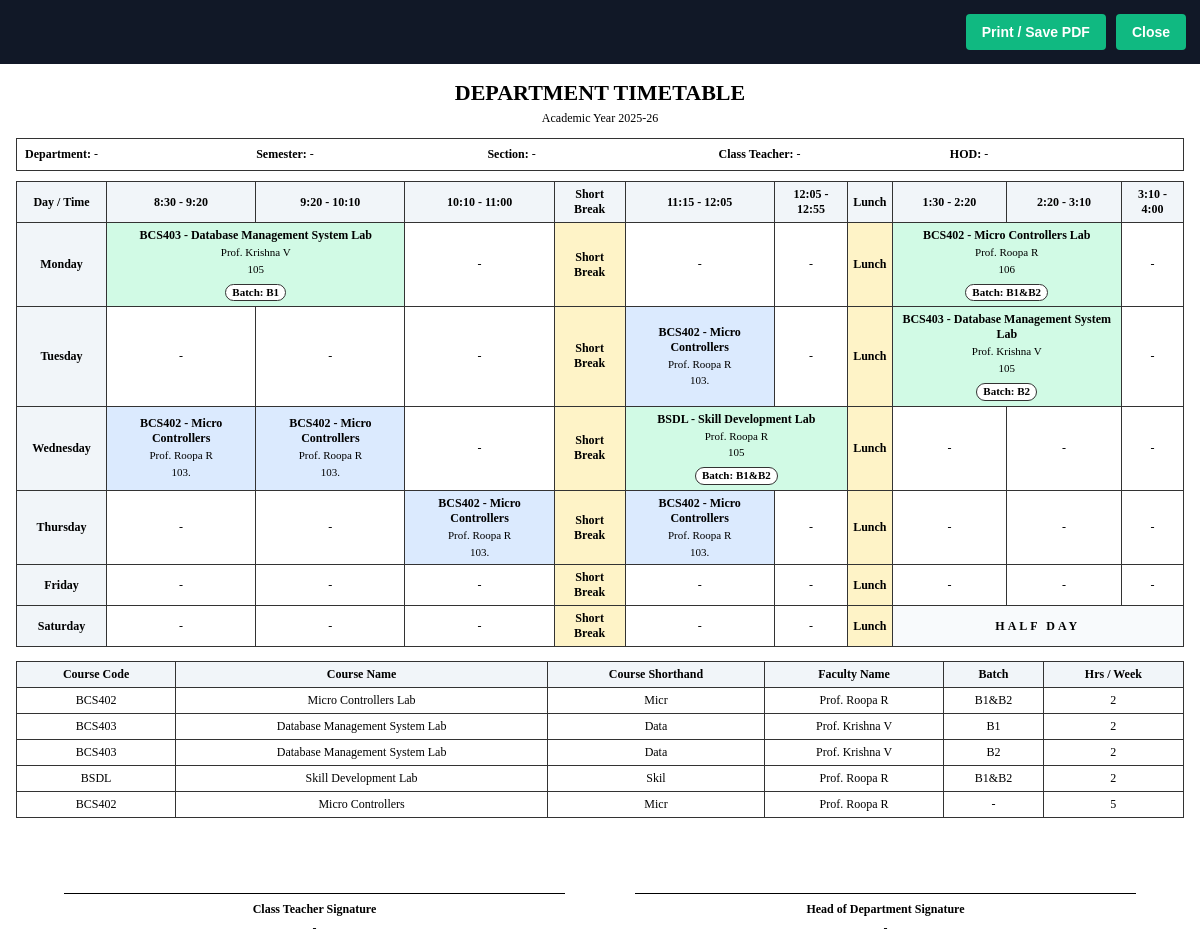
/timetable/print?faculty_id=3, run on the app's committed database.
### models.py (models this page shows)
class Subject(db.Model):
    __tablename__ = 'subjects'
    id = db.Column(db.Integer, primary_key=True)
    code = db.Column(db.String(20), nullable=False)
    name = db.Column(db.String(100), nullable=False)
    subject_type = db.Column(db.String(20), nullable=False) # Theory, Core Lab, Integrated Lab
    department_id = db.Column(db.Integer, db.ForeignKey('departments.id'), nullable=False)

class Faculty(db.Model):
    __tablename__ = 'faculty'
    id = db.Column(db.Integer, primary_key=True)
    name = db.Column(db.String(100), nullable=False)
    home_department_id = db.Column(db.Integer, db.ForeignKey('departments.id'), nullable=False)
    max_hours_per_day = db.Column(db.Integer, default=6)
    capability = db.Column(db.String(20), default='Both') # Theory, Lab, Both
    is_interdepartmental = db.Column(db.Boolean, default=False)
    home_department = db.relationship('Department', backref='faculty_members')

class Room(db.Model):
    __tablename__ = 'rooms'
    id = db.Column(db.Integer, primary_key=True)
    name = db.Column(db.String(50), nullable=False)
    room_type = db.Column(db.String(20), nullable=False) # Lab, Theory
    department_id = db.Column(db.Integer, db.ForeignKey('departments.id'), nullable=True)
    department = db.relationship('Department')

class Schedule(db.Model):
    __tablename__ = 'schedules'
    id = db.Column(db.Integer, primary_key=True)
    schedule_type = db.Column(db.String(10), nullable=False) # 'Lab', 'Theory'
    subject_id = db.Column(db.Integer, db.ForeignKey('subjects.id'), nullable=False)
    faculty_id = db.Column(db.Integer, db.ForeignKey('faculty.id'), nullable=False)
    asst_faculty_id = db.Column(db.Integer, db.ForeignKey('faculty.id'), nullable=True)
    room_id = db.Column(db.Integer, db.ForeignKey('rooms.id'), nullable=False)
    day = db.Column(db.String(20), nullable=False)
    slot_index = db.Column(db.Integer, nullable=False) # 0 to N slots per day
    duration_slots = db.Column(db.Integer, default=1) # 1 for theory, 2 for integrated, 3 for core
    semester = db.Column(db.Integer, nullable=False)
    section = db.Column(db.String(10), nullable=False)
    batch = db.Column(db.String(10), nullable=True)
    academic_year = db.Column(db.String(20), nullable=False, default='2025-26')
    subject = db.relationship('Subject')
    faculty = db.relationship('Faculty', foreign_keys=[faculty_id])
    room = db.relationship('Room')

### app.py (the view)
@app.route('/timetable/print', methods=['GET'])
def print_timetable():
    semester = request.args.get('semester')
    section = request.args.get('section')
    academic_year = request.args.get('academic_year') or '2025-26'
    faculty_id = request.args.get('faculty_id')
    department_id = request.args.get('department_id')
    class_teacher = request.args.get('class_teacher') or '-'
    hod = request.args.get('hod') or '-'
    query = Schedule.query
    if academic_year:
        query = query.filter_by(academic_year=academic_year)
    if semester:
        query = query.filter_by(semester=semester)
    if section:
        normalized_section = section.strip().lower()
        query = query.filter(or_(
            func.lower(func.trim(Schedule.section)) == normalized_section,
            func.lower(func.trim(Schedule.batch)) == normalized_section
        ))
    if faculty_id:
        query = query.filter(or_(
            Schedule.faculty_id == faculty_id,
            Schedule.asst_faculty_id == faculty_id
        ))
    if department_id:
        query = query.join(Subject).filter(Subject.department_id == department_id)
    schedules = []
    for schedule in query.all():
        schedules.append({
            "id": schedule.id,
            "type": schedule.schedule_type,
            "subject_code": schedule.subject.code,
            "subject_id": schedule.subject_id,
            "subject": schedule.subject.name,
            "faculty": schedule.faculty.name,
            "room": schedule.room.name,
            "day": schedule.day,
            "slot_index": schedule.slot_index,
            "duration": schedule.duration_slots,
            "semester": schedule.semester,
            "section": schedule.section,
            "academic_year": schedule.academic_year,
            "batch": schedule.batch
        })
    days = ['Monday', 'Tuesday', 'Wednesday', 'Thursday', 'Friday', 'Saturday']
    slot_labels = ['8:30 - 9:20', '9:20 - 10:10', '10:10 - 11:00', '11:15 - 12:05', '12:05 - 12:55', '1:30 - 2:20', '2:20 - 3:10', '3:10 - 4:00']
    grid_rows = []
    for day in days:
        starts = {}
        for item in schedules:
            if item["day"] != day:
                continue
            starts.setdefault(int(item["slot_index"]), []).append(item)
        row_cells = []
        skip = 0
        for slot_index in range(8):
            if skip:
                skip -= 1
                continue
            if slot_index == 3:
                row_cells.append({"kind": "break", "label": "Short Break", "colspan": 1})
            if slot_index == 5:
                row_cells.append({"kind": "break", "label": "Lunch", "colspan": 1})
            if day == 'Saturday' and slot_index == 5:
                row_cells.append({"kind": "half", "label": "HALF DAY", "colspan": 3})
                skip = 2
                continue
            schedule_group = starts.get(slot_index)
            if schedule_group:
                schedule_group.sort(key=lambda item: (item.get("batch") or "", item["subject_code"]))
                duration = max(int(item["duration"]) for item in schedule_group)
                row_cells.append({
                    "kind": "schedule",
                    "schedules": schedule_group,
                    "colspan": duration,
                    "is_lab": any("Lab" in item["type"] for item in schedule_group)
                })
                skip = duration - 1
            else:
                row_cells.append({"kind": "empty", "label": "-", "colspan": 1})
        grid_rows.append({"day": day, "cells": row_cells})
    summary = {}
    for schedule in schedules:
        key = f"{schedule['subject_id']}::{schedule['type']}::{schedule.get('batch') or ''}"
        if key not in summary:
            summary[key] = {
                "code": schedule["subject_code"],
                "name": schedule["subject"],
                "short": schedule["subject"][:4],
                "faculty": set(),
                "batch": schedule.get("batch") or "-",
                "hours": 0
            }
        summary[key]["faculty"].add(schedule["faculty"])
        summary[key]["hours"] += int(schedule["duration"])
    summary_rows = []
    for item in summary.values():
        summary_rows.append({
            "code": item["code"],
            "name": item["name"],
            "short": item["short"],
            "faculty": ", ".join(sorted(item["faculty"])),
            "batch": item["batch"],
            "hours": item["hours"]
        })
    department = Department.query.get(int(department_id)) if department_id else None
    return render_template(
        'timetable_print.html',
        days=days,
        slot_labels=slot_labels,
        grid_rows=grid_rows,
        summary_rows=summary_rows,
        department=department.name if department else '-',
        semester=semester or '-',
        section=section or '-',
        academic_year=academic_year,
        class_teacher=class_teacher,
        hod=hod,
        has_schedules=bool(schedules)
    )

### templates/timetable_print.html (shortened to what this page needs)
<!DOCTYPE html>
<html lang="en">
<head>
</head>
<body>
    <div class="print-actions">
        <button type="button" onclick="window.print()">Print / Save PDF</button>
        <button type="button" onclick="window.close()">Close</button>
    </div>
    <main class="page">
        <div class="print-header">
            <h1>Department Timetable</h1>
            <div>Academic Year {{ academic_year }}</div>
        </div>
        <section class="meta">
            <div><strong>Department:</strong> {{ department }}</div>
            <div><strong>Semester:</strong> {{ semester }}</div>
            <div><strong>Section:</strong> {{ section }}</div>
            <div><strong>Class Teacher:</strong> {{ class_teacher }}</div>
            <div><strong>HOD:</strong> {{ hod }}</div>
        </section>
        {% if has_schedules %}
            <table>
                <thead>
                    <tr>
                        <th>Day / Time</th>
                        <th>8:30 - 9:20</th>
                        <th>9:20 - 10:10</th>
                        <th>10:10 - 11:00</th>
                        <th>Short Break</th>
                        <th>11:15 - 12:05</th>
                        <th>12:05 - 12:55</th>
                        <th>Lunch</th>
                        <th>1:30 - 2:20</th>
                        <th>2:20 - 3:10</th>
                        <th>3:10 - 4:00</th>
                    </tr>
                </thead>
                <tbody>
                    {% for row in grid_rows %}
                        <tr>
                            <th class="day-cell">{{ row.day }}</th>
                            {% for cell in row.cells %}
                                {% if cell.kind == 'schedule' %}
                                    {% set schedules = cell.schedules if cell.schedules is defined else [cell.schedule] %}
                                    {% set is_lab_cell = cell.is_lab if cell.is_lab is defined else ('Lab' in cell.schedule.type) %}
                                    <td colspan="{{ cell.colspan }}" class="schedule-cell {{ 'cell-lab' if is_lab_cell else 'cell-theory' }}">
                                        {% for schedule in schedules %}
                                            <div class="stacked-schedule">
                                                <div class="subject">{{ schedule.subject_code }} - {{ schedule.subject }}</div>
                                                <div class="details">{{ schedule.faculty }}</div>
                                                <div class="details">{{ schedule.room }}</div>
                                                {% if schedule.batch %}
                                                    <div class="details"><span class="batch-line">Batch: {{ schedule.batch }}</span></div>
                                                {% endif %}
                                            </div>
                                        {% endfor %}
                                    </td>
                                {% elif cell.kind == 'break' %}
                                    <td class="break-cell">{{ cell.label }}</td>
                                {% elif cell.kind == 'half' %}
                                    <td colspan="{{ cell.colspan }}" class="half-cell">{{ cell.label }}</td>
                                {% else %}
                                    <td>{{ cell.label }}</td>
                                {% endif %}
                            {% endfor %}
                        </tr>
                    {% endfor %}
                </tbody>
            </table>
            <table class="summary">
                <thead>
                    <tr>
                        <th>Course Code</th>
                        <th>Course Name</th>
                        <th>Course Shorthand</th>
                        <th>Faculty Name</th>
                        <th>Batch</th>
                        <th>Hrs / Week</th>
                    </tr>
                </thead>
                <tbody>
                    {% for item in summary_rows %}
                        <tr>
                            <td>{{ item.code }}</td>
                            <td>{{ item.name }}</td>
                            <td>{{ item.short }}</td>
                            <td>{{ item.faculty }}</td>
                            <td>{{ item.batch }}</td>
                            <td>{{ item.hours }}</td>
                        </tr>
                    {% endfor %}
                </tbody>
            </table>
            <section class="signature-panel">
                <div class="signature-box">
                    <div class="signature-line"></div>
                    Class Teacher Signature
                    <span>{{ class_teacher }}</span>
                </div>
                <div class="signature-box">
                    <div class="signature-line"></div>
                    Head of Department Signature
                    <span>{{ hod }}</span>
                </div>
            </section>
        {% else %}
            <div class="empty-note">No timetable found for this selection.</div>
        {% endif %}
    </main>
</body>
</html>

### templates/timetable_print.html (style rules this page uses)
* { box-sizing: border-box; }
body { margin: 0; background: #ffffff; color: #000000; font-family: "Times New Roman", Times, serif; font-size: 12px; }
.print-actions { display: flex; justify-content: flex-end; gap: 10px; padding: 14px; background: #111827; }
.print-actions button { border: 0; border-radius: 4px; padding: 10px 16px; background: #10b981; color: #ffffff; font: 700 14px Arial, sans-serif; cursor: pointer; }
.page { padding: 16px; }
.print-header { text-align: center; margin-bottom: 12px; }
.print-header h1 { margin: 0 0 5px; font-size: 22px; text-transform: uppercase; }
.meta { display: grid; grid-template-columns: repeat(5, 1fr); gap: 6px; margin-bottom: 10px; border: 1px solid #333333; padding: 8px; }
.meta div { min-width: 0; }
table { width: 100%; border-collapse: collapse; page-break-inside: avoid; }
th, td { border: 1px solid #333333; padding: 5px; text-align: center; vertical-align: middle; }
th { background: #f1f5f9; font-weight: 700; }
.day-cell { width: 90px; font-weight: 700; }
.schedule-cell { min-width: 95px; line-height: 1.25; }
.cell-lab { background: #d1fae5; }
.cell-theory { background: #dbeafe; }
.break-cell { background: #fef3c7; font-weight: 700; }
.half-cell { background: #f8fafc; font-weight: 700; letter-spacing: 3px; }
.subject { font-weight: 700; }
.details { margin-top: 3px; font-size: 11px; }
.batch-line { display: inline-block; margin-top: 4px; padding: 1px 6px; border: 1px solid #333333; border-radius: 999px; font-weight: 700; background: #ffffff; }
.summary { margin-top: 14px; }
.signature-panel { display: grid; grid-template-columns: 1fr 1fr; gap: 70px; margin-top: 36px; padding: 0 48px; }
.signature-line { border-bottom: 1.5px solid #000000; height: 40px; margin-bottom: 8px; }
.signature-box { text-align: center; font-weight: 700; }
.signature-box span { display: block; margin-top: 4px; font-weight: 400; }

### data on the page
Subject: subject_code "BCS403" "BCS403", subject "Database Management System Lab" "Database Management System Lab", code "BCS403" "BCS403", name "Database Management System Lab" "Database Management System Lab"
Faculty: faculty "Prof. Krishna V" "Prof. Krishna V", faculty "Prof. Krishna V" "Prof. Krishna V"
Room: room "105" "105" "105"
Schedule: batch "B1", batch "B1"
Subject: subject_code "BCS402", subject "Micro Controllers Lab", code "BCS402", name "Micro Controllers Lab"
Faculty: faculty "Prof. Roopa R" "Prof. Roopa R" "Prof. Roopa R" "Prof. Roopa R" "Prof. Roopa R" "Prof. Roopa R" "Prof. Roopa R", faculty "Prof. Roopa R" "Prof. Roopa R" "Prof. Roopa R"
Room: room "106"
Schedule: batch "B1&B2", batch "B1&B2"
Subject: subject_code "BCS402" "BCS402" "BCS402" "BCS402" "BCS402", subject "Micro Controllers" "Micro Controllers" "Micro Controllers" "Micro Controllers" "Micro Controllers", code "BCS402", name "Micro Controllers"
Room: room "103." "103." "103." "103." "103."
Schedule: batch "B2", batch "B2"
Subject: subject_code "BSDL", subject "Skill Development Lab", code "BSDL", name "Skill Development Lab"
Schedule: batch "B1&B2", batch "B1&B2"

### other printed values
{{ academic_year }} "2025-26"
{{ department }} "-"
{{ semester }} "-"
{{ section }} "-"
{{ class_teacher }} "-"
{{ hod }} "-"
{{ row.day }} "Monday" "Tuesday" "Wednesday" "Thursday" "Friday" "Saturday"
{{ cell.label }} "-" "-" "-" "-" "-" "-" "-" "-" "-" "-" "-" "-" "-" "-" "-" "-" "-" "-" "-" "-" "-" "-" "-" "-" "-" "-" "-" "-" "-" "-" "-" "-"
{{ cell.label }} "Short Break" "Lunch" "Short Break" "Lunch" "Short Break" "Lunch" "Short Break" "Lunch" "Short Break" "Lunch" "Short Break" "Lunch"
{{ cell.label }} "HALF DAY"
{{ item.short }} "Micr" "Data" "Data" "Skil" "Micr"
{{ item.hours }} "2" "2" "2" "2" "5"
{{ item.batch }} "-"
